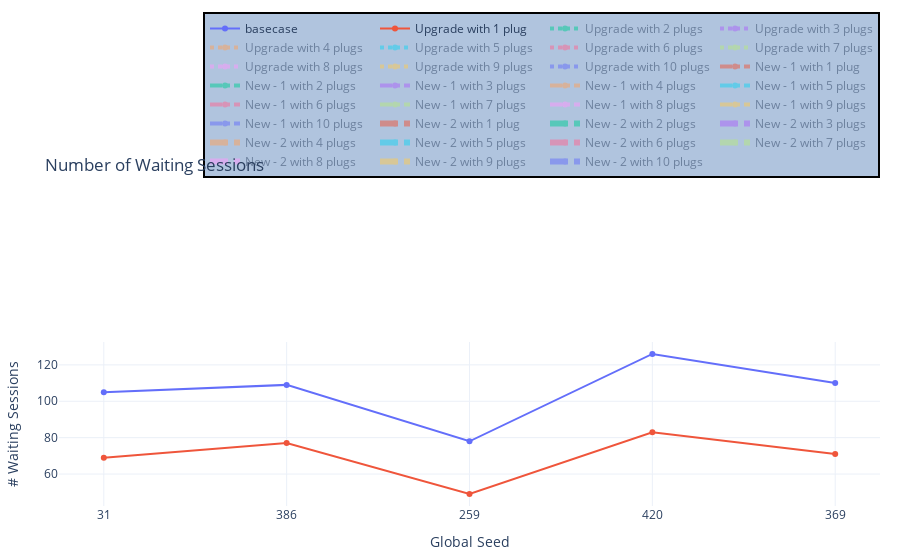

Source (notebook cell):
### Code cell
# waiting session count
fig = go.Figure()
fig.add_trace(go.Scatter(x=seeds, y=count_stats[(671 <= count_stats['analysis_id']) & (count_stats['analysis_id']<= 675)].sort_values('analysis_id')['wait_count'],
                    mode='lines+markers',
                    name='basecase'))
fig.add_trace(go.Scatter(x=seeds, y=count_stats[(676 <= count_stats['analysis_id']) & (count_stats['analysis_id']<= 680)].sort_values('analysis_id')['wait_count'],
                    mode='lines+markers',
                    name='Upgrade with 1 plug'))
fig.add_trace(go.Scatter(x=seeds, y=count_stats[(681 <= count_stats['analysis_id']) & (count_stats['analysis_id']<= 685)].sort_values('analysis_id')['wait_count'],
                    mode='lines+markers',
                    name='Upgrade with 2 plugs', line=dict(width=4, dash='dot')))
fig.add_trace(go.Scatter(x=seeds, y=count_stats[(686 <= count_stats['analysis_id']) & (count_stats['analysis_id']<= 690)].sort_values('analysis_id')['wait_count'],
                    mode='lines+markers',
                    name='Upgrade with 3 plugs', line=dict(width=4, dash='dot')))
fig.add_trace(go.Scatter(x=seeds, y=count_stats[(691 <= count_stats['analysis_id']) & (count_stats['analysis_id']<= 695)].sort_values('analysis_id')['wait_count'],
                    mode='lines+markers',
                    name='Upgrade with 4 plugs', line=dict(width=4, dash='dot')))
fig.add_trace(go.Scatter(x=seeds, y=count_stats[(696 <= count_stats['analysis_id']) & (count_stats['analysis_id']<= 700)].sort_values('analysis_id')['wait_count'],
                    mode='lines+markers',
                    name='Upgrade with 5 plugs', line=dict(width=4, dash='dot')))
fig.add_trace(go.Scatter(x=seeds, y=count_stats[(701 <= count_stats['analysis_id']) & (count_stats['analysis_id']<= 705)].sort_values('analysis_id')['wait_count'],
                    mode='lines+markers',
                    name='Upgrade with 6 plugs', line=dict(width=4, dash='dot')))
fig.add_trace(go.Scatter(x=seeds, y=count_stats[(706 <= count_stats['analysis_id']) & (count_stats['analysis_id']<= 710)].sort_values('analysis_id')['wait_count'],
                    mode='lines+markers',
                    name='Upgrade with 7 plugs', line=dict(width=4, dash='dot')))
fig.add_trace(go.Scatter(x=seeds, y=count_stats[(711 <= count_stats['analysis_id']) & (count_stats['analysis_id']<= 715)].sort_values('analysis_id')['wait_count'],
                    mode='lines+markers',
                    name='Upgrade with 8 plugs', line=dict(width=4, dash='dot')))
fig.add_trace(go.Scatter(x=seeds, y=count_stats[(716 <= count_stats['analysis_id']) & (count_stats['analysis_id']<= 720)].sort_values('analysis_id')['wait_count'],
                    mode='lines+markers',
                    name='Upgrade with 9 plugs', line=dict(width=4, dash='dot')))
fig.add_trace(go.Scatter(x=seeds, y=count_stats[(721 <= count_stats['analysis_id']) & (count_stats['analysis_id']<= 725)].sort_values('analysis_id')['wait_count'],
                    mode='lines+markers',
                    name='Upgrade with 10 plugs', line=dict(width=4, dash='dot')))

## New - 1
fig.add_trace(go.Scatter(x=seeds, y=count_stats[(726 <= count_stats['analysis_id']) & (count_stats['analysis_id']<= 730)].sort_values('analysis_id')['wait_count'],
                    mode='lines+markers',
                    name='New - 1 with 1 plug', line=dict(width=4, dash='dashdot')))
fig.add_trace(go.Scatter(x=seeds, y=count_stats[(731 <= count_stats['analysis_id']) & (count_stats['analysis_id']<= 735)].sort_values('analysis_id')['wait_count'],
                    mode='lines+markers',
                    name='New - 1 with 2 plugs', line=dict(width=4, dash='dashdot')))
fig.add_trace(go.Scatter(x=seeds, y=count_stats[(736 <= count_stats['analysis_id']) & (count_stats['analysis_id']<= 740)].sort_values('analysis_id')['wait_count'],
                    mode='lines+markers',
                    name='New - 1 with 3 plugs', line=dict(width=4, dash='dashdot')))
fig.add_trace(go.Scatter(x=seeds, y=count_stats[(741 <= count_stats['analysis_id']) & (count_stats['analysis_id']<= 745)].sort_values('analysis_id')['wait_count'],
                    mode='lines+markers',
                    name='New - 1 with 4 plugs', line=dict(width=4, dash='dashdot')))
fig.add_trace(go.Scatter(x=seeds, y=count_stats[(746 <= count_stats['analysis_id']) & (count_stats['analysis_id']<= 750)].sort_values('analysis_id')['wait_count'],
                    mode='lines+markers',
                    name='New - 1 with 5 plugs', line=dict(width=4, dash='dashdot')))
fig.add_trace(go.Scatter(x=seeds, y=count_stats[(751 <= count_stats['analysis_id']) & (count_stats['analysis_id']<= 755)].sort_values('analysis_id')['wait_count'],
                    mode='lines+markers',
                    name='New - 1 with 6 plugs', line=dict(width=4, dash='dashdot')))
fig.add_trace(go.Scatter(x=seeds, y=count_stats[(756 <= count_stats['analysis_id']) & (count_stats['analysis_id']<= 760)].sort_values('analysis_id')['wait_count'],
                    mode='lines+markers',
                    name='New - 1 with 7 plugs', line=dict(width=4, dash='dashdot')))
fig.add_trace(go.Scatter(x=seeds, y=count_stats[(761 <= count_stats['analysis_id']) & (count_stats['analysis_id']<= 765)].sort_values('analysis_id')['wait_count'],
                    mode='lines+markers',
                    name='New - 1 with 8 plugs', line=dict(width=4, dash='dashdot')))
fig.add_trace(go.Scatter(x=seeds, y=count_stats[(766 <= count_stats['analysis_id']) & (count_stats['analysis_id']<= 770)].sort_values('analysis_id')['wait_count'],
                    mode='lines+markers',
                    name='New - 1 with 9 plugs', line=dict(width=4, dash='dashdot')))
fig.add_trace(go.Scatter(x=seeds, y=count_stats[(771 <= count_stats['analysis_id']) & (count_stats['analysis_id']<= 775)].sort_values('analysis_id')['wait_count'],
                    mode='lines+markers',
                    name='New - 1 with 10 plugs', line=dict(width=4, dash='dashdot')))

## New - 2
fig.add_trace(go.Scatter(x=seeds, y=count_stats[(776 <= count_stats['analysis_id']) & (count_stats['analysis_id']<= 780)].sort_values('analysis_id')['wait_count'],
                    mode='lines+markers',
                    name='New - 2 with 1 plug', line=dict(width=6, dash='dashdot')))
fig.add_trace(go.Scatter(x=seeds, y=count_stats[(781 <= count_stats['analysis_id']) & (count_stats['analysis_id']<= 785)].sort_values('analysis_id')['wait_count'],
                    mode='lines+markers',
                    name='New - 2 with 2 plugs', line=dict(width=6, dash='dashdot')))
fig.add_trace(go.Scatter(x=seeds, y=count_stats[(786 <= count_stats['analysis_id']) & (count_stats['analysis_id']<= 790)].sort_values('analysis_id')['wait_count'],
                    mode='lines+markers',
                    name='New - 2 with 3 plugs', line=dict(width=6, dash='dashdot')))
fig.add_trace(go.Scatter(x=seeds, y=count_stats[(791 <= count_stats['analysis_id']) & (count_stats['analysis_id']<= 795)].sort_values('analysis_id')['wait_count'],
                    mode='lines+markers',
                    name='New - 2 with 4 plugs', line=dict(width=6, dash='dashdot')))
fig.add_trace(go.Scatter(x=seeds, y=count_stats[(796 <= count_stats['analysis_id']) & (count_stats['analysis_id']<= 800)].sort_values('analysis_id')['wait_count'],
                    mode='lines+markers',
                    name='New - 2 with 5 plugs', line=dict(width=6, dash='dashdot')))
fig.add_trace(go.Scatter(x=seeds, y=count_stats[(801 <= count_stats['analysis_id']) & (count_stats['analysis_id']<= 805)].sort_values('analysis_id')['wait_count'],
                    mode='lines+markers',
                    name='New - 2 with 6 plugs', line=dict(width=6, dash='dashdot')))
fig.add_trace(go.Scatter(x=seeds, y=count_stats[(806 <= count_stats['analysis_id']) & (count_stats['analysis_id']<= 810)].sort_values('analysis_id')['wait_count'],
                    mode='lines+markers',
                    name='New - 2 with 7 plugs', line=dict(width=6, dash='dashdot')))
fig.add_trace(go.Scatter(x=seeds, y=count_stats[(811 <= count_stats['analysis_id']) & (count_stats['analysis_id']<= 815)].sort_values('analysis_id')['wait_count'],
                    mode='lines+markers',
                    name='New - 2 with 8 plugs', line=dict(width=6, dash='dashdot')))
fig.add_trace(go.Scatter(x=seeds, y=count_stats[(816 <= count_stats['analysis_id']) & (count_stats['analysis_id']<= 820)].sort_values('analysis_id')['wait_count'],
                    mode='lines+markers',
                    name='New - 2 with 9 plugs', line=dict(width=6, dash='dashdot')))
fig.add_trace(go.Scatter(x=seeds, y=count_stats[(821 <= count_stats['analysis_id']) & (count_stats['analysis_id']<= 825)].sort_values('analysis_id')['wait_count'],
                    mode='lines+markers',
                    name='New - 2 with 10 plugs', line=dict(width=6, dash='dashdot')))


fig.update_xaxes(type='category')
fig.update_layout(margin=dict(l=20, r=20, t=50, b=20), uniformtext_minsize=8, uniformtext_mode='hide', template='plotly_white', title_text = 'Number of Waiting Sessions',
        showlegend = True, yaxis_title="# Waiting Sessions", 
                  xaxis_title="Global Seed", legend=dict(
    orientation="h",
    yanchor="bottom",
    y=2,
    xanchor="right",
    x=1,
    bgcolor="LightSteelBlue",
    bordercolor="Black",
    borderwidth=2
))
fig.show()

### Figure 1 — Plotly figure (JSON) as saved in the notebook; plotly's stock layout.template omitted (floating-point values rounded to 4 significant figures)
{"data": [{"mode": "lines+markers", "name": "basecase", "type": "scatter", "x": ["31", "386", "259", "420", "369"], "y": [105, 109, 78, 126, 110]}, {"mode": "lines+markers", "name": "Upgrade with 1 plug", "type": "scatter", "x": ["31", "386", "259", "420", "369"], "y": [69, 77, 49, 83, 71]}, {"line": {"dash": "dot", "width": 4}, "mode": "lines+markers", "name": "Upgrade with 2 plugs", "type": "scatter", "visible": "legendonly", "x": ["31", "386", "259", "420", "369"], "y": [22, 39, 28, 46, 37]}, {"line": {"dash": "dot", "width": 4}, "mode": "lines+markers", "name": "Upgrade with 3 plugs", "type": "scatter", "visible": "legendonly", "x": ["31", "386", "259", "420", "369"], "y": [21, 35, 31, 35, 27]}, {"line": {"dash": "dot", "width": 4}, "mode": "lines+markers", "name": "Upgrade with 4 plugs", "type": "scatter", "visible": "legendonly", "x": ["31", "386", "259", "420", "369"], "y": [24, 25, 30, 33, 29]}, {"line": {"dash": "dot", "width": 4}, "mode": "lines+markers", "name": "Upgrade with 5 plugs", "type": "scatter", "visible": "legendonly", "x": ["31", "386", "259", "420", "369"], "y": [17, 32, 20, 26, 23]}, {"line": {"dash": "dot", "width": 4}, "mode": "lines+markers", "name": "Upgrade with 6 plugs", "type": "scatter", "visible": "legendonly", "x": ["31", "386", "259", "420", "369"], "y": [24, 33, 17, 27, 21]}, {"line": {"dash": "dot", "width": 4}, "mode": "lines+markers", "name": "Upgrade with 7 plugs", "type": "scatter", "visible": "legendonly", "x": ["31", "386", "259", "420", "369"], "y": [21, 29, 18, 23, 23]}, {"line": {"dash": "dot", "width": 4}, "mode": "lines+markers", "name": "Upgrade with 8 plugs", "type": "scatter", "visible": "legendonly", "x": ["31", "386", "259", "420", "369"], "y": [21, 25, 16, 25, 31]}, {"line": {"dash": "dot", "width": 4}, "mode": "lines+markers", "name": "Upgrade with 9 plugs", "type": "scatter", "visible": "legendonly", "x": ["31", "386", "259", "420", "369"], "y": [26, 24, 22, 23, 33]}, {"line": {"dash": "dot", "width": 4}, "mode": "lines+markers", "name": "Upgrade with 10 plugs", "type": "scatter", "visible": "legendonly", "x": ["31", "386", "259", "420", "369"], "y": [21, 27, 18, 33, 23]}, {"line": {"dash": "dashdot", "width": 4}, "mode": "lines+markers", "name": "New - 1 with 1 plug", "type": "scatter", "visible": "legendonly", "x": ["31", "386", "259", "420", "369"], "y": [114, 135, 89, 127, 131]}, {"line": {"dash": "dashdot", "width": 4}, "mode": "lines+markers", "name": "New - 1 with 2 plugs", "type": "scatter", "visible": "legendonly", "x": ["31", "386", "259", "420", "369"], "y": [84, 85, 70, 84, 80]}, {"line": {"dash": "dashdot", "width": 4}, "mode": "lines+markers", "name": "New - 1 with 3 plugs", "type": "scatter", "visible": "legendonly", "x": ["31", "386", "259", "420", "369"], "y": [73, 76, 79, 78, 87]}, {"line": {"dash": "dashdot", "width": 4}, "mode": "lines+markers", "name": "New - 1 with 4 plugs", "type": "scatter", "visible": "legendonly", "x": ["31", "386", "259", "420", "369"], "y": [79, 83, 71, 92, 91]}, {"line": {"dash": "dashdot", "width": 4}, "mode": "lines+markers", "name": "New - 1 with 5 plugs", "type": "scatter", "visible": "legendonly", "x": ["31", "386", "259", "420", "369"], "y": [64, 83, 66, 75, 82]}, {"line": {"dash": "dashdot", "width": 4}, "mode": "lines+markers", "name": "New - 1 with 6 plugs", "type": "scatter", "visible": "legendonly", "x": ["31", "386", "259", "420", "369"], "y": [76, 75, 63, 88, 92]}, {"line": {"dash": "dashdot", "width": 4}, "mode": "lines+markers", "name": "New - 1 with 7 plugs", "type": "scatter", "visible": "legendonly", "x": ["31", "386", "259", "420", "369"], "y": [59, 93, 62, 92, 80]}, {"line": {"dash": "dashdot", "width": 4}, "mode": "lines+markers", "name": "New - 1 with 8 plugs", "type": "scatter", "visible": "legendonly", "x": ["31", "386", "259", "420", "369"], "y": [76, 85, 54, 79, 92]}, {"line": {"dash": "dashdot", "width": 4}, "mode": "lines+markers", "name": "New - 1 with 9 plugs", "type": "scatter", "visible": "legendonly", "x": ["31", "386", "259", "420", "369"], "y": [79, 91, 74, 79, 78]}, {"line": {"dash": "dashdot", "width": 4}, "mode": "lines+markers", "name": "New - 1 with 10 plugs", "type": "scatter", "visible": "legendonly", "x": ["31", "386", "259", "420", "369"], "y": [76, 70, 74, 79, 92]}, {"line": {"dash": "dashdot", "width": 6}, "mode": "lines+markers", "name": "New - 2 with 1 plug", "type": "scatter", "visible": "legendonly", "x": ["31", "386", "259", "420", "369"], "y": [121, 146, 93, 133, 134]}, {"line": {"dash": "dashdot", "width": 6}, "mode": "lines+markers", "name": "New - 2 with 2 plugs", "type": "scatter", "visible": "legendonly", "x": ["31", "386", "259", "420", "369"], "y": [93, 112, 62, 82, 100]}, {"line": {"dash": "dashdot", "width": 6}, "mode": "lines+markers", "name": "New - 2 with 3 plugs", "type": "scatter", "visible": "legendonly", "x": ["31", "386", "259", "420", "369"], "y": [66, 86, 63, 72, 91]}, {"line": {"dash": "dashdot", "width": 6}, "mode": "lines+markers", "name": "New - 2 with 4 plugs", "type": "scatter", "visible": "legendonly", "x": ["31", "386", "259", "420", "369"], "y": [64, 73, 61, 66, 88]}, {"line": {"dash": "dashdot", "width": 6}, "mode": "lines+markers", "name": "New - 2 with 5 plugs", "type": "scatter", "visible": "legendonly", "x": ["31", "386", "259", "420", "369"], "y": [52, 83, 57, 60, 101]}, {"line": {"dash": "dashdot", "width": 6}, "mode": "lines+markers", "name": "New - 2 with 6 plugs", "type": "scatter", "visible": "legendonly", "x": ["31", "386", "259", "420", "369"], "y": [67, 67, 54, 77, 61]}, {"line": {"dash": "dashdot", "width": 6}, "mode": "lines+markers", "name": "New - 2 with 7 plugs", "type": "scatter", "visible": "legendonly", "x": ["31", "386", "259", "420", "369"], "y": [55, 77, 56, 54, 75]}, {"line": {"dash": "dashdot", "width": 6}, "mode": "lines+markers", "name": "New - 2 with 8 plugs", "type": "scatter", "visible": "legendonly", "x": ["31", "386", "259", "420", "369"], "y": [59, 73, 57, 58, 74]}, {"line": {"dash": "dashdot", "width": 6}, "mode": "lines+markers", "name": "New - 2 with 9 plugs", "type": "scatter", "visible": "legendonly", "x": ["31", "386", "259", "420", "369"], "y": [70, 71, 39, 66, 81]}, {"line": {"dash": "dashdot", "width": 6}, "mode": "lines+markers", "name": "New - 2 with 10 plugs", "type": "scatter", "visible": "legendonly", "x": ["31", "386", "259", "420", "369"], "y": [63, 80, 43, 71, 101]}], "layout": {"autosize": true, "legend": {"bgcolor": "LightSteelBlue", "bordercolor": "Black", "borderwidth": 2, "orientation": "h", "x": 1, "xanchor": "right", "y": 2, "yanchor": "bottom"}, "margin": {"b": 20, "l": 20, "r": 20, "t": 50}, "showlegend": true, "title": {"text": "Number of Waiting Sessions"}, "uniformtext": {"minsize": 8, "mode": "hide"}, "xaxis": {"autorange": true, "range": [-0.2336, 4.234], "title": {"text": "Global Seed"}, "type": "category"}, "yaxis": {"autorange": true, "range": [42.15, 132.8], "title": {"text": "# Waiting Sessions"}, "type": "linear"}}}
